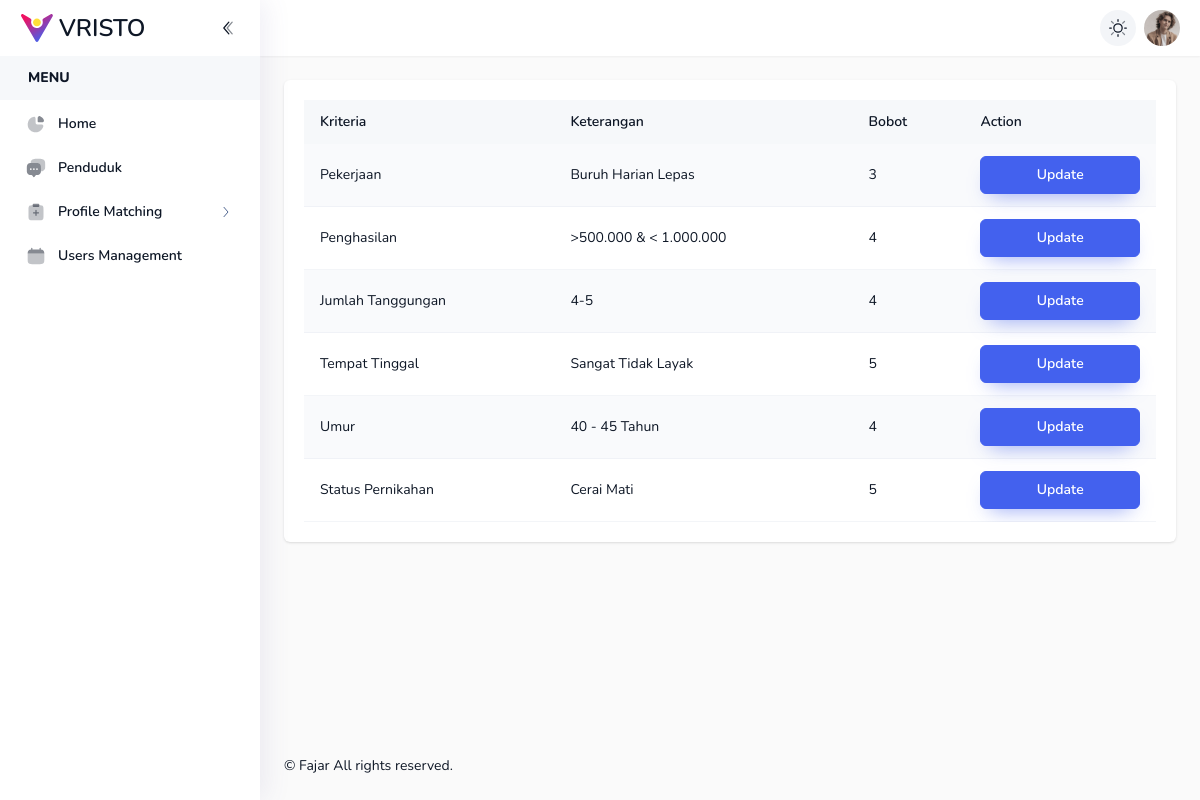
Screenshot of /index.php?pages=standar (signed in) with the database file from the repository.
### tables this page shows
CREATE TABLE `profil_standar` (
  `id` int(11) NOT NULL,
  `kriteria_id` int(11) NOT NULL,
  `subkriteria_id` int(11) NOT NULL
);

CREATE TABLE `kriteria` (
  `id` int(11) NOT NULL,
  `nama` varchar(64) NOT NULL,
  `jenis` enum('cf','sf') NOT NULL,
  `ket` varchar(64) NOT NULL
);

CREATE TABLE `sub_kriteria` (
  `id` int(11) NOT NULL,
  `kriteria_id` int(11) NOT NULL,
  `nama` varchar(68) NOT NULL,
  `nilai` int(11) NOT NULL
);

### include/config.php (called while the page is built, shortened)
<?php
$conn = mysqli_connect('localhost', 'root', '', 'db_pma_fajar');
function query($query)
{
    global $conn;
    $res = mysqli_query($conn, $query);
    $rows = [];
    while ($row = mysqli_fetch_assoc($res)) {
        $rows[] = $row;
    }
    return $rows;
}
?>

### pages/standar.php (the view)
<?php
$profil = query("SELECT ps.id,k.nama as k, sk.nama as sk, sk.nilai as np FROM kriteria k INNER JOIN sub_kriteria sk ON k.id = sk.kriteria_id INNER JOIN profil_standar ps ON sk.id = ps.subkriteria_id");
?>
<div class="col-md-12 justify-content-center panel">
    <div class="table-responsive">
        <table class="table-striped">
            <thead>
                <tr>
                    <th>Kriteria</th>
                    <th class="text-center">Keterangan</th>
                    <th>Bobot</th>
                    <th>Action</th>
                </tr>
            </thead>
            <tbody>
                <?php foreach ($profil as $p) : ?>
                    <tr>
                        <td class="text-left"><?= $p['k']; ?></td>
                        <td><?= $p['sk']; ?></td>
                        <td><?= $p['np']; ?></td>
                        <td><a href="?pages=standar-edit&id=<?=$p['id']?>" class="btn btn-primary">Update</a></td>
                    </tr>
                <?php endforeach; ?>
            </tbody>
        </table>
    </div>
</div>

### rows the page displays
profil_standar: kriteria.nama "Pekerjaan", subkriteria.nama "Buruh Harian Lepas", subkriteria.nilai "3"
profil_standar: kriteria.nama "Penghasilan", subkriteria.nama ">500.000 & < 1.000.000", subkriteria.nilai "4"
profil_standar: kriteria.nama "Jumlah Tanggungan", subkriteria.nama "4-5", subkriteria.nilai "4"
profil_standar: kriteria.nama "Tempat Tinggal", subkriteria.nama "Sangat Tidak Layak", subkriteria.nilai "5"
profil_standar: kriteria.nama "Umur", subkriteria.nama "40 - 45 Tahun", subkriteria.nilai "4"
profil_standar: kriteria.nama "Status Pernikahan", subkriteria.nama "Cerai Mati", subkriteria.nilai "5"
